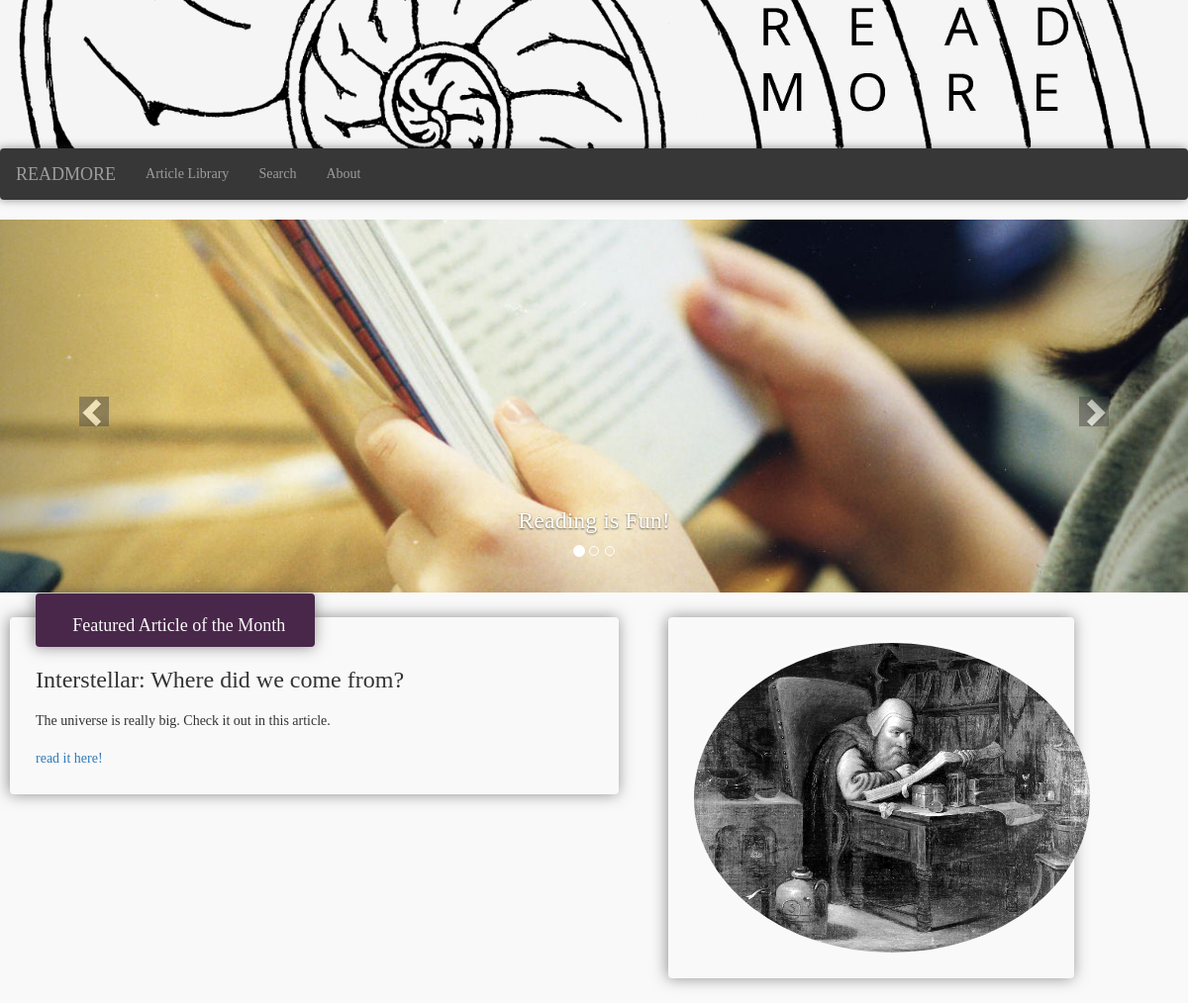
The page / on the database its author committed.
### reader/models.py (models this page shows, shortened)
class Article(models.Model):
	title = models.CharField(max_length=200)
	author = models.CharField(max_length=200)
	blurb = models.CharField(max_length=135)
	featured = models.BooleanField()
	subject = models.SlugField(max_length=50)

### reader/views.py (the view)
# urls.py: url(r'^$', 'reader.views.index', name="index"),
def index(request):
	articles = Article.objects.all()
	bodies = Body.objects.all()
	featured = Article.objects.get(featured=True)
	context = {
		'articles' : articles,
		'bodies' : bodies,
		'featured' : featured,
	}
	return render(request, "base.html", context)

### reader/templates/base.html (shortened to what this page needs)
<!doctype html>
<html lang="en">
<head>
<link rel="stylesheet" href="https://maxcdn.bootstrapcdn.com/bootstrap/3.3.7/css/bootstrap.min.css">
{% load  static %}
  <link rel="stylesheet" type="text/css" href="{% static 'reader/style.css' %}">
</head>
<body>
{% block jumbotron %}
  <div class="jumbotron1">
  </div>
{% endblock %}
<nav class="navbar navbar-inverse featured menu">
  <div class="fluid-container">
    <div class="navbar-header">
      <a class="navbar-brand active" href="/">READMORE</a>
    </div>
    <ul class="nav navbar-nav">
      <li><a href="/library/">Article Library</a></li>
      <li><a href="/search_results/">Search</a></li>
      <li><a href="#">About</a></li>
    </ul>
  </div>
</nav>
{% block carousel %}
<div id="carousel-example-generic" class="carousel slide" data-ride="carousel">
  <ol class="carousel-indicators">
    <li data-target="#carousel-example-generic" data-slide-to="0" class="active"></li>
    <li data-target="#carousel-example-generic" data-slide-to="1"></li>
    <li data-target="#carousel-example-generic" data-slide-to="2"></li>
  </ol>
  <div class="carousel-inner">
    <div class="item active">
      <img src="/static/reader/girl_reading.jpg" alt="...">
      <div class="carousel-caption">
        <h3>Reading is Fun!</h3>
      </div>
    </div>
  </div>
  <a class="left carousel-control" href="#carousel-example-generic" role="button" data-slide="prev">
    <span class="glyphicon glyphicon-chevron-left"></span>
  </a>
  <a class="right carousel-control" href="#carousel-example-generic" role="button" data-slide="next">
    <span class="glyphicon glyphicon-chevron-right"></span>
  </a>
</div>
{% endblock %}
{%block featured %}
<div class="fluid-container">
  <div class="row">
    <div class="col-md-6 well">
       <div class="well feature">
      <h2>Featured Article of the Month</h2>
      </div>
      <h3> {{ featured.title }}</h3>
     <p> {{ featured.blurb }}</p>
     <a href="{{featured.id}}/reader/">read it here!</a>
    </div>
    <div class="col-md-4 well">
      <img src="{% static 'reader/book.jpg' %}" class="img-circle " width="400" height="313">
    </div>
    </div>
</div>
{%endblock%}
</body>
</html>

### reader/static/reader/style.css (style rules this page uses)
* { font-family: "Times New Roman", Times, serif; }
.well { padding: 25px; margin: 25px; background-color: #f9f9f9; border-color: transparent; -webkit-box-shadow: -1px 0px 15px 0px rgba(50, 50, 50, 0.54); -moz-box-shadow: -1px 0px 15px 0px rgba(50, 50, 50, 0.54); box-shadow: -1px 0px 15px 0px rgba(50, 50, 50, 0.54); }
h2 { font: 18px/20px Times, serif; text-align: center; }
body { background-color: #F9f9f9; }
.fluid-container { background-color: #f9f9f9; }
.featured { background-color: #373737; color: #f4f4f4; }
p { font-size: 14px; line-height: 36px; }
.jumbotron1 { padding: 50px 15px; background-color: #f9f9f9; color: black; text-align: center; height: 150px; background-size: cover; background-image: url("Nautilus_Labyrinth.png") }
.navbar { border-color: transparent; -webkit-box-shadow: -1px 0px 10px 0px rgba(50, 50, 50, 0.54); -moz-box-shadow: -1px 0px 10px 0px rgba(50, 50, 50, 0.54); box-shadow: -1px 0px 10px 0px rgba(50, 50, 50, 0.54); z-index: 1000; }
span { background-color: #373737; color: #f9f9f9; }
.feature { background-color: #49274a; color: #f9f9f9; width: 50%; position: relative; text-align: center; line-height: 0px; padding: 1px 2px 1px 10px; margin: -50px 0 0 0px; }

### rows shown on the page
Article: title "Interstellar: Where did we come from?", blurb "The universe is really big. Check it out in this article."
